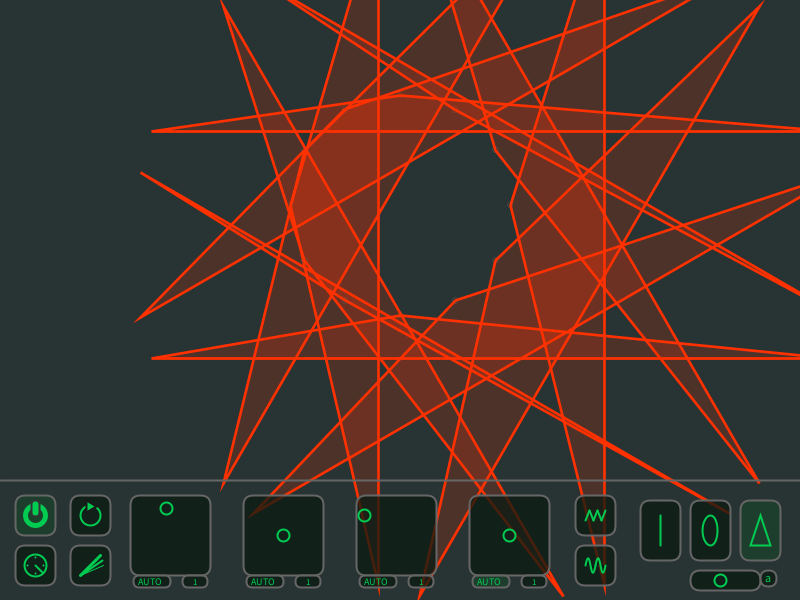
Frame 1 (no input)
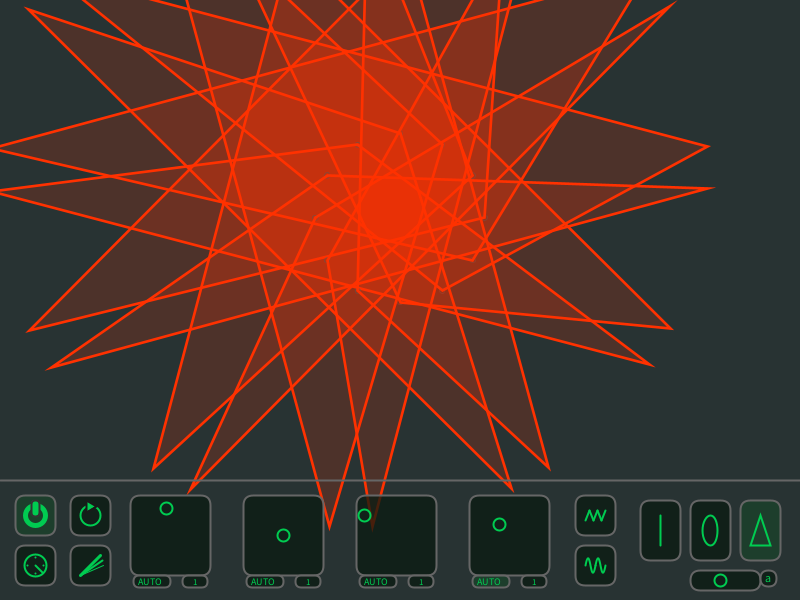
Frame 60 (the mouse pressed at the canvas centre just before this capture)
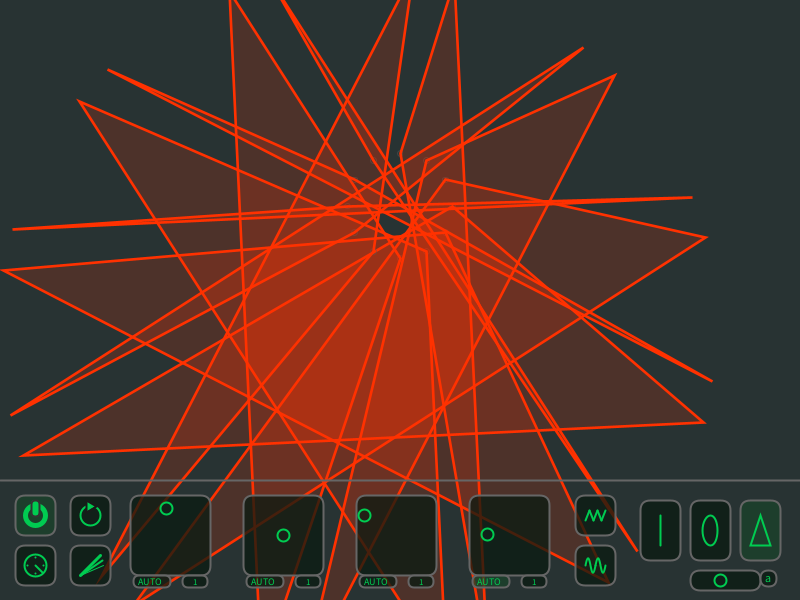
Frame 120 (the mouse held since frame 60 and released just before this capture)

The Processing sketch that drew these frames (run headless with seeded random() and noise(); from frame 60 on, the mouse is pressed at the canvas centre):

// Processing sketch: processing_129944
// ── processing_129944.pde

Origin[] origins = new Origin[12];
Control[] controls = new Control[6];

void setup() {
  size(800, 600);
  colorMode(HSB, 100);
  smooth();
  for (int i = 0; i < origins.length; i++) {  
    origins[i] = new Origin(i);
  }
  for (int i = 0; i < controls.length; i++) {
    controls[i] = new Control(i, false);
  }

  //starting the controls on a nice calm setting - not necessary to the program
  controls[0].x = controls[0].ox - 4;
  controls[0].y = controls[0].oy - 27;
  controls[2].x = controls[2].ox - 32;
  controls[2].y = controls[2].oy - 20;
  controls[3].auto = true;
}

//  PROGRAM VARIABLES  //
float a = 0; //global time
int controlSwitch = -1;// keeps track of which button is being dragged
float opac;// triangles and ellipses fill alpha
boolean opS = false;// is the opacity slider selected

//  USER VARIABLES  //
boolean on = true; //on off button
int lineDirection = 1;//rotation direction of outer ring(see below) / direction button
float aInc = 0.04;//global speed
float trails = 100;//background alpha
boolean lines = false;//lines mode
boolean triangles = true;//triangles mode
boolean ellipses = false;//ellipses mode
boolean opacAuto = false;//triangles and ellipses fill alpha auto mode
float opacX = 720;// triangles and ellipses fill alpha button


void draw() {
  bg();
  drawLines();
  fg();
  drawControls();
  update();
}


//===========================================================================================
//                                                      ORIGIN CLASS
//===========================================================================================
//I'm not sure how to best explain these variables,  
//but here goes.
//
//there is an inner ring (origins), and there is an outer ring.
//lines connect the inner ring and outer ring.
//the outer ring is revolving and rotating in opposite directions.
//the inner ring does not revolve, but it can grow or shrink and move up or down.
//the triangles use the origins as one point, and opposete sides of the outer ring for the other 2 points.
//ellipses are centered midway between the inner and outer rings rotated to make a pretty flower or donut.

class Origin {
  int index;
  float x, y;//inner ring coordinates
  float ringSize;//diameter of inner ring
  float originSize;//the rings of the inner ring
  float lineX, lineY;//lines outer ring coordinates
  float triX1, triY1, triX2, triY2;//triangles outer ring coordinates
  float elX, elY;//ellipse coordinates
  float lineD;//diameter of outer ring
  float lineDiam;//diameter of rotation of outer ring
  float lineXdis, lineYdis;//part of the lines calculation
  float elXdis, elYdis;//part of the ellipses calculation
  float lineEndOffsetX, lineEndOffsetY;//offsets outer rings center of rotation
  float lineModA, lineModB;//makes outer ring rotation wobble
  float spinA, spinB;//changes sync between outer ring revolution and rotation
  float yOffset;//moves inner ring up and down    
  float lineHue;
  float lineWeight;

  Origin(int iindex) {
    index = iindex;
  }

  void originLines(int i, float a) {

    //  CONTROL BOX 1 PAIR  //
    lineD = map(controls[0].x, controls[0].ox - 34, controls[0].ox + 34, 10, 800); 
    lineDiam = map(controls[0].y, controls[0].oy - 34, controls[0].oy + 34, 10, 800);

    //  CONTROL BOX 2 PAIR  //
    lineEndOffsetX = map(controls[1].x, controls[1].ox - 34, controls[1].ox + 34, -200, 200);
    lineEndOffsetY = map(controls[1].y, controls[1].oy - 34, controls[1].oy + 34, 200, -200); 

    //  CONTROL BOX 3 PAIR  //
    lineHue = map(controls[2].x, controls[2].ox - 34, controls[2].ox + 34, 0, 110); 
    lineWeight = map(controls[2].y, controls[2].oy - 34, controls[2].oy + 34, 1, 9); 

    //  CONTROL BOX 4 PAIR  //
    ringSize = map(controls[3].x, controls[3].ox - 34, controls[3].ox + 34, 20, 200);
    yOffset = map(controls[3].y, controls[3].oy - 34, controls[3].oy + 34, 0, 80);

    //  MOD (pair 5, zigzag button)  //
    lineModA = map(controls[4].y, controls[4].oy - 34, controls[4].oy + 34, 1.8, 1);
    lineModB = map(controls[4].y, controls[4].oy - 34, controls[4].oy + 34, 1.8, 1);

    //  SPIN (pair 6, sinewave button)  //
    spinA = map(controls[5].x, controls[5].ox - 34, controls[5].ox + 34, 1, 1.5);
    spinB = map(controls[5].y, controls[5].oy - 34, controls[5].oy + 34, 1, 1.5);

    //  CALCULATIONS  //
    originSize = lineWeight + 3;
    opac = map(opacX, 697, 763, 0, 50);
    float w = width/2;
    float h = (height - 110)/2;    
    x = w + sin(index * TWO_PI / 12) * ringSize;
    y = h - yOffset + cos(index * TWO_PI / 12) * ringSize;
    float aN = a * spinB * lineModA * lineDirection;

    lineXdis = cos(aN) * lineDiam + lineEndOffsetX;
    lineYdis = sin(aN) * lineDiam + lineEndOffsetY;

    if (on) {
      if (lines || triangles) {//the little rings only get drawn for lines or triangles
        noFill();
        strokeWeight(1);
        stroke(35, 50);
        ellipse(x, y, originSize, originSize);
      }
      if (lines) {
        float aM = a * spinA * lineDirection + i * TWO_PI / 12;
        lineX = w + lineXdis + sin(aM) * lineD;
        lineY = h + lineYdis + cos(aM) * lineD;       
        stroke(lineHue, 200, 100);
        strokeWeight(lineWeight);     
        line(x, y, lineX, lineY);
      }
      else if (triangles) {
        lineXdis = cos(aN) * lineDiam + lineEndOffsetX;
        lineYdis = sin(aN) * lineDiam + lineEndOffsetY;
        float aL = a + 1 * spinA * lineDirection + i * TWO_PI / 12;//triangles
        float aK = a - 1 * spinA * lineDirection + i * TWO_PI / 12;//triangles   
        triX1 = w + lineXdis + sin(aL) * lineD;
        triY1 = h + lineYdis + cos(aL) * lineD;
        triX2 = w + lineXdis + sin(aK) * lineD;
        triY2 = h + lineYdis + cos(aK) * lineD;        
        stroke(lineHue, 200, 100);
        strokeWeight(lineWeight);     
        fill(lineHue, 200, 100, opac);
        triangle(x, y, triX1, triY1, triX2, triY2);
      }
      else if (ellipses) {
        float aM = a * spinA * lineDirection + i * TWO_PI / 12;
        lineX = w + lineXdis + sin(aM) * lineD;
        lineY = h + lineYdis + cos(aM) * lineD; 
        elXdis = cos(aN) * lineDiam * 0.5 + lineEndOffsetX;
        elYdis = sin(aN) * lineDiam * 0.5 + lineEndOffsetY; 
        elX = w + elXdis + sin(aM) * lineD * 0.5;
        elY = h + elYdis + cos(aM) * lineD * 0.5;
        float elwidth = dist(x, y, lineX, lineY)/2;        
        stroke(lineHue, 200, 100);
        strokeWeight(lineWeight);     
        fill(lineHue, 200, 100, opac/2);
        pushMatrix();
        translate(elX, elY);
        rotate(-aM);
        ellipse(0, 0, lineDiam/2 + elwidth, lineD/2 + elwidth);      
        popMatrix();
      }
    }
  }
}

void drawLines() {
  for (int i = 0; i < origins.length; i++) {
    origins[i].originLines(i, a);
  }
}


//===========================================================================================
//                                                      CONTROL CLASS
//===========================================================================================
//the four 2d controls

class Control {
  float ox;//static coordinates used to define mouse constraints
  float oy;
  float x;//actual coordinates used for control points
  float y;
  boolean auto;//auto pilot for the 2d controls
  int autoMode;//auto pilot mode (there are 4)

  Control(int i, boolean iauto) {
    ox = 170 + i * 113;
    oy = 535;
    x = ox;
    y = oy; 
    auto = iauto;
    autoMode = 1;
  }

  void drawC() {
    stroke(40, 100, 80);
    strokeWeight(2);
    if (dist(mouseX, mouseY, x, y) < 6) { 
      fill(40, 100, 40);
    }
    else { 
      noFill();
    }
    ellipse(x, y, 12, 12);
  }
}

void drawControls() {

  for (int i = 0; i < controls.length - 2; i++) {// the last two elements of the controls array are not drawn, 
    //they are auto on/off only.(mod and spin)
    controls[i].drawC();
  }
}


//===========================================================================================
//                                                      MOUSE FUNCTIONS
//===========================================================================================

void mouseClicked() {

  //  AUTO BUTTONS  //
  for (int i = 0; i < controls.length - 2; i++) {
    if (mouseX > 133 + i * 113 && mouseX < 170 + i * 113 && mouseY > 575 && mouseY < 587) {
      if (controls[i].auto) {
        controls[i].auto = false;
      }
      else {
        controls[i].auto = true;
      }
    }
    //  AUTO MODE BUTTONS  //
    if (mouseX > 182 + i * 113 && mouseX < 207 + i * 113 && mouseY > 575 && mouseY < 587) {
      controls[i].autoMode += 1;
      if (controls[i].autoMode > 4) {
        controls[i].autoMode = 1;
      }
    }
  } 

  //  POWER BUTTON  //
  if (mouseX > 15 && mouseX < 55 && mouseY > 495 && mouseY < 535) {
    if (on) {  
      on = false;
    }
    else {  
      on = true;
    }
  }

  // SPEED BUTTON  //
  if (mouseX > 15 && mouseX < 55 && mouseY > 545 && mouseY < 585) {
    if (aInc == 0.04) { 
      aInc = 0.015;
    }
    else { 
      aInc = 0.04;
    }
  }

  //  DIRECTION BUTTON  //
  if (mouseX > 70 && mouseX < 110 && mouseY > 495 && mouseY < 535) {
    if (lineDirection == 1) {  
      lineDirection = -1;
    }
    else {  
      lineDirection = 1;
    }
  }

  //  TRAILS BUTTON  //
  if (mouseX > 70 && mouseX < 110 && mouseY > 545 && mouseY < 585) {
    if (trails == 100) {
      trails = 20;
    }
    else {
      trails = 100;
    }
  }

  //  MOD BUTTON  //
  if (mouseX > 575 && mouseX < 605 && mouseY > 495 && mouseY < 535) {
    if (controls[4].auto) { 
      controls[4].auto = false;
    }
    else { 
      controls[4].auto = true;
    }
  }

  //  SPIN BUTTON  //
  if (mouseX > 575 && mouseX < 615 && mouseY > 545 && mouseY < 585) {
    if (controls[5].auto) { 
      controls[5].auto = false;
    }
    else { 
      controls[5].auto = true;
    }
  }

  //  LINES BUTTON  //
  if (mouseX > 640 && mouseX < 680 && mouseY > 500 && mouseY < 560) {

    if (lines) { 
      lines = false;
    }
    else { 
      lines = true;
      ellipses = false;
      triangles = false;
    }
  }   

  //  ELLIPSES BUTTON  //
  if (mouseX > 690 && mouseX < 730 && mouseY > 500 && mouseY < 560) {
    if (ellipses) { 
      ellipses = false;
    }
    else { 
      ellipses = true;
      lines = false;
      triangles = false;
    }
  }   

  //  TRIANGLES BUTTON  //
  if (mouseX > 740 && mouseX < 780 && mouseY > 500 && mouseY < 560) {
    if (triangles) { 
      triangles = false;
    }
    else { 
      triangles = true;
      lines = false;
      ellipses = false;
    }
  }    

  //  OpacAuto BUTTON  //
  if (mouseX > 760 && mouseX < 776 && mouseY > 570 && mouseY < 586) {
    if (opacAuto) {
      opacAuto = false;
    }
    else {
      opacAuto = true;
    }
  }
}

void mouseDragged() {
  if (dist(mouseX, mouseY, opacX, 580) < 6) {
    opS = true;
    opacAuto = false;
  }
  if (opS) {
    opacX = constrain(mouseX, 697, 753);
  }
  if (controlSwitch == -1) {

    for (int i = 0; i < controls.length - 2; i ++) {
      if (dist(mouseX, mouseY, controls[i].x, controls[i].y) < 6) {
        controlSwitch = i;//once contact is detected it locks on to the control until mouse is released.
        //otherwise if you move the mouse too fast it let's go
        controls[i].auto = false;//overrides auto
      }
    }
  }
  else {
    controls[controlSwitch].x = constrain(mouseX, controls[controlSwitch].ox - 34, controls[controlSwitch].ox + 34);
    controls[controlSwitch].y = constrain(mouseY, controls[controlSwitch].oy - 34, controls[controlSwitch].oy + 34);
  }
}

void mouseReleased() {
  controlSwitch = -1;  //lets go of control only when mouse is released
  opS = false;
}


//===========================================================================================
//                                                      UPDATE
//===========================================================================================
  
void update() {
  a += aInc;

  for (int i = 0; i < controls.length; i++) {
    if (controls[i].auto) {
      //the four auto pilot modes
      if (controls[i].autoMode == 1) {
        controls[i].x = controls[i].ox + sin(a / 5.0 + i) * 30;
        controls[i].y = controls[i].oy + cos(a / 7.0 + i + 1) * 30;
      }
      else if (controls[i].autoMode == 2) {
        controls[i].x = controls[i].ox + sin(a/6.0 + i*2) * 30;
        controls[i].y = controls[i].oy + cos(a/4.0 + i*3) * 30;
      }
      else if (controls[i].autoMode == 3) {
        controls[i].x = controls[i].ox + sin(a / 3.0 + i * 9) * sin(a * 1.5) * 30;
        controls[i].y = controls[i].oy + cos(a / 5.0 + i + 1) * sin(a * 2.1) * 30;
      }
      else {
        controls[i].x = controls[i].ox + sin(a / 2.0 + i * 9) * sin(a *3) * 30;
        controls[i].y = controls[i].oy + cos(a / 4.0 + i + 1) * sin(a * 5) * 30;
      }
    }
  }

  if (opacAuto) {
    opacX = 725 + sin(a/4.0)*28;
  }
}




//===========================================================================================
//                                                      BACKGROUND & FOREGROUND
//===========================================================================================

void bg() {
  noStroke();
  fill(50, 20, 20, trails);
  rect(0, 0, width, height);
}  

void fg() {

  color green = color(40, 100, 80);
  color darkGreen = color(40, 60, 10, 75);
  color darkGreen2 = color(40, 60, 26, 75);

  stroke(40);
  strokeWeight(2);
  line(0, 480, width, 480);

  //  CONTROL BOXES  //
  int bx = 130;
  for (int i = 0; i < 4; i++) {
    fill(darkGreen);
    rect(bx + i * 113, 495, 80, 80, 10);//control box  
    rect(bx + 52 + i * 113, 575, 25, 12, 10);//auto mode
    if (controls[i].auto) {
      fill(darkGreen2);
    }
    else {
      fill(darkGreen);
    }    
    rect(bx + 3 + i * 113, 575, 37, 12, 10);//auto on/off
    fill(40, 100, 80);
    textSize(10);
    text("AUTO", bx + 8 + i * 113, 585); 
    textSize(9);
    text(controls[i].autoMode, bx + 63 + i * 113, 585);
  }

  //  POWER BUTTON  // 
  if (on) {
    fill(darkGreen2);
  }
  else {
    fill(darkGreen);
  }
  rect(15, 495, 40, 40, 10);
  strokeWeight(5);
  stroke(green);
  ellipse(35, 515, 20, 20);
  if (on) {
    stroke(20);
  }
  else {
    stroke(10);
  }
  strokeWeight(2);
  fill(green);
  rect(31, 500, 8, 16, 18);

  //  DIRECTION BUTTON  //
  stroke(40);
  fill(darkGreen);
  rect(70, 495, 40, 40, 10);
  stroke(green);
  noFill();
  ellipse(90, 515, 20, 20);
  stroke(10);
  strokeWeight(2);
  fill(green);
  if (lineDirection == 1) {
    triangle(86, 500, 86, 512, 96, 506);
  }
  else {
    triangle(95, 500, 95, 512, 85, 506);
  }

  //  SPEED BUTTON  //
  fill(darkGreen);
  stroke(40);
  strokeWeight(2);
  rect(15, 545, 40, 40, 10);
  stroke(green);
  noFill();
  ellipse(35, 565, 22, 22);
  point(35, 557);
  point(35, 573);
  point(27, 565);
  point(43, 565);
  if (aInc == 0.015) {
    line(35, 565, 42, 558);
  }
  else {
    line(35, 565, 42, 572);
  }

  //  TRAILS BUTTON  //  
  stroke(40);
  if (trails == 100) {
    fill(darkGreen);
  }
  else {
    fill(darkGreen2);
  }
  rect(70, 545, 40, 40, 10);
  stroke(green);
  strokeWeight(3);
  line(80, 575, 100, 555);
  strokeWeight(2);
  line(80, 575, 102, 560);
  strokeWeight(1);
  line(80, 575, 103, 565);

  //  MOD BUTTON  //
  stroke(40);
  strokeWeight(2);
  if (!controls[4].auto) {
    fill(darkGreen);
  }
  else {
    fill(darkGreen2);
  }
  rect(575, 495, 40, 40, 10);
  stroke(green);
  strokeWeight(2);
  line(585, 520, 589, 510);
  line(589, 510, 593, 520);
  line(593, 520, 597, 510);
  line(597, 510, 601, 520);
  line(601, 520, 605, 510);

  //  SPIN BUTTON  //
  stroke(40);
  strokeWeight(2);
  if (!controls[5].auto) {
    fill(darkGreen);
  }
  else {
    fill(darkGreen2);
  }
  rect(575, 545, 40, 40, 10); 
  stroke(green);
  strokeWeight(2);
  bezier(585, 565, 590, 540, 590, 590, 595, 565);
  bezier(595, 565, 600, 540, 600, 590, 605, 565);

  //  LINES BUTTON  //
  stroke(40);
  strokeWeight(2);
  if (lines) {
    fill(darkGreen2);
  }
  else {
    fill(darkGreen);
  }
  rect(640, 500, 40, 60, 10); 
  stroke(green);
  line(660, 515, 660, 545);

  //  ELLIPSES BUTTON  //
  stroke(40);
  strokeWeight(2);
  if (ellipses) {
    fill(darkGreen2);
  }
  else {
    fill(darkGreen);
  }
  rect(690, 500, 40, 60, 10); 
  stroke(green);
  noFill();
  ellipse(710, 530, 15, 30); 

  //  TRIANGLES BUTTON  //
  stroke(40);
  strokeWeight(2);
  if (triangles) {
    fill(darkGreen2);
  }
  else {
    fill(darkGreen);
  }
  rect(740, 500, 40, 60, 10);
  stroke(green);
  noFill();
  triangle(750, 545, 770, 545, 760, 515);

  //  OPACITY SLIDER  //
  if (triangles || ellipses) {//only drawn for triangles or ellipses
    stroke(40);
    strokeWeight(2);
    fill(darkGreen);
    rect(690, 570, 70, 20, 10);//
    noFill();
    stroke(green);
    ellipse(opacX, 580, 12, 12);  


    //  OPACITY AUTO  //
    if (opacAuto) {
      fill(darkGreen2);
    }
    else {
      fill(darkGreen);
    }
    stroke(40);
    rect(760, 570, 16, 16, 10);
    fill(green);
    textSize(12);
    text("a", 765, 582);
  }
}
